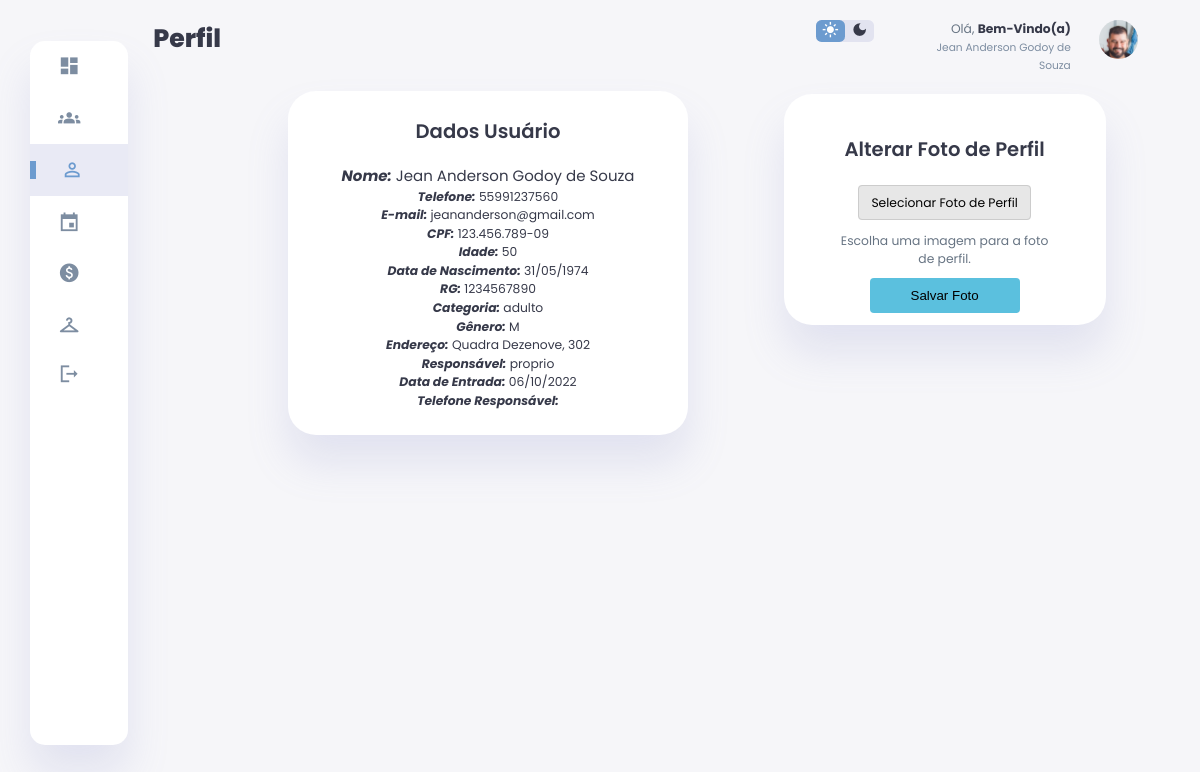
Screenshot of /usuario/perfil.php (signed in) with the database file from the repository.
### tables this page shows
CREATE TABLE IF NOT EXISTS `usuario` (
  `id_usuario` int NOT NULL AUTO_INCREMENT,
  `statuss` int DEFAULT NULL,
  `nome` varchar(255) DEFAULT NULL,
  `email` varchar(255) DEFAULT NULL,
  `datas` date DEFAULT NULL,
  `CPF` char(14) DEFAULT NULL,
  `RG` varchar(11) DEFAULT NULL,
  `categoria` varchar(255) NOT NULL,
  `senha` varchar(255) DEFAULT NULL,
  `telefone` varchar(16) DEFAULT NULL,
  `imagem` varchar(255) NOT NULL,
  `genero` varchar(255) NOT NULL,
  `endereco` varchar(255) NOT NULL,
  `responsavel` varchar(255) NOT NULL,
  `data_entrada` date NOT NULL,
  `tele_respon` varchar(16) NOT NULL,
  `idade` varchar(2) NOT NULL,
  `nom_dan` varchar(255) NOT NULL,
  `identidade_frente` varchar(255) NOT NULL,
  `identidade_verso` varchar(255) NOT NULL,
  PRIMARY KEY (`id_usuario`),
  KEY `id_usuario` (`id_usuario`) USING BTREE
);

### usuario/perfil.php (the view, shortened to what this page needs)
<?php
$conexao = conectar();
$id_usuario = $_SESSION['id_usuario'];
$sql = "SELECT * FROM usuario WHERE id_usuario = ?";
$stmt = mysqli_prepare($conexao, $sql);
mysqli_stmt_bind_param($stmt, "i", $id_usuario);
mysqli_stmt_execute($stmt);
$resultado = mysqli_stmt_get_result($stmt);
$dados = mysqli_fetch_assoc($resultado);
?>
<!DOCTYPE html>
<html lang="en">
<head>
    <link rel="stylesheet" href="css/perfil.css">
</head>
<body>
    <div class="container">
        <aside>
            <div class="sidebar">
                <a href="dashboard.php">
                    <span class="material-icons-sharp">
                    </span>
                </a>
                <a href="participantes">
                    <span class="material-icons-sharp">
                    </span>
                </a>
                <a href="perfil.php" class="active">
                    <span class="material-icons-sharp">
                    </span>
                </a>
                <a href="calen" target="_blank">
                    <span class="material-icons-sharp">
                    </span>
                </a>
                <a href="pagamento">
                    <span class="material-icons-sharp">
                    </span>
                </a>
                <a href="acessorios">
                    <span class="material-icons-sharp">
                    </span>
                </a>
                <a href="logout.php">
                    <span class="material-icons-sharp">
                    </span>
                </a>
            </div>
        </aside>
        <main>
            <h1>Perfil</h1>
            <div class="box">
                <h2>Dados Usuário</h2>
                <br>
                <div class="user"><em><b>Nome:</b></em> <?php echo $dados['nome'] ?></div>
                <br>
                <div class="user1"><em><b>Telefone:</b></em> <?php echo $dados['telefone'] ?></div>
                <br>
                <div class="user2"><em><b>E-mail:</b></em> <?php echo $dados['email'] ?></div>
                <br>
                <div class="user4"><em><b>CPF:</b></em> <?php echo $dados['CPF'] ?></div>
                <br>
                <div class="user5"><em><b>Idade:</b></em> <?php echo $dados['idade'] ?></div>
                <br>
                <div class="user7"><em><b>Data de Nascimento:</b></em> <?php echo date('d/m/Y', strtotime($dados['datas'])) ?></div>
                <br>
                <div class="user8"><em><b>RG:</b></em> <?php echo $dados['RG'] ?></div>
                <br>
                <div class="user9"><em><b>Categoria:</b></em> <?php echo $dados['categoria'] ?></div>
                <br>
                <div class="user10"><em><b>Gênero:</b></em> <?php echo $dados['genero'] ?></div>
                <br>
                <div class="user11"><em><b>Endereço:</b></em> <?php echo $dados['endereco'] ?></div>
                <br>
                <div class="user12"><em><b>Responsável:</b></em> <?php echo $dados['responsavel'] ?></div>
                <br>
                <div class="user13"><em><b>Data de Entrada:</b></em> <?php echo date('d/m/Y', strtotime($dados['data_entrada'])) ?></div>
                <br>
                <div class="user14"><em><b>Telefone Responsável:</b></em> <?php echo $dados['tele_respon'] ?></div>
            </div>
        </main>
        <div class="right-section">
            <div class="nav">
                <div class="dark-mode">
                    <span class="material-icons-sharp ">
                    </span>
                    <span class="material-icons-sharp">
                    </span>
                </div>
                <div class="profile">
                    <div class="info">
                        <p>Olá, <b>Bem-Vindo(a)</b></p>
                        <small class="text-muted"><?php echo $dados['nome'] ?></small>
                    </div>
                    <div class="profile-photo">
                        <img src="../img/perfil/<?php echo $dados['imagem'] ?>" alt="user" id="profile-picture">
                    </div>
                </div>
            </div>
            <div class="box-perfil" style="margin-top: 20px;">
                <h2 style="top: -10px ; position: relative;">Alterar Foto de Perfil</h2>
                <form method="post" enctype="multipart/form-data">
                    <label for="avatar-image" class="custom-file-button">Selecionar Foto de Perfil</label>
                    <p id="file-help" style="top: 40px; position: relative;">Escolha uma imagem para a foto de perfil.</p>
                    <button type="submit" class="form-control" style="margin-top: 10px;">Salvar Foto</button>
            </div>
        </div>
    </div>
</body>
</html>

### rows the page displays
usuario: nome "Jean Anderson Godoy de Souza", telefone "55991237560", email "jeananderson@gmail.com", CPF "123.456.789-09", idade "50", datas "31/05/1974", RG "1234567890", categoria "adulto", genero "M", endereco "Quadra Dezenove, 302", responsavel "proprio", data_entrada "06/10/2022", imagem (picture)
